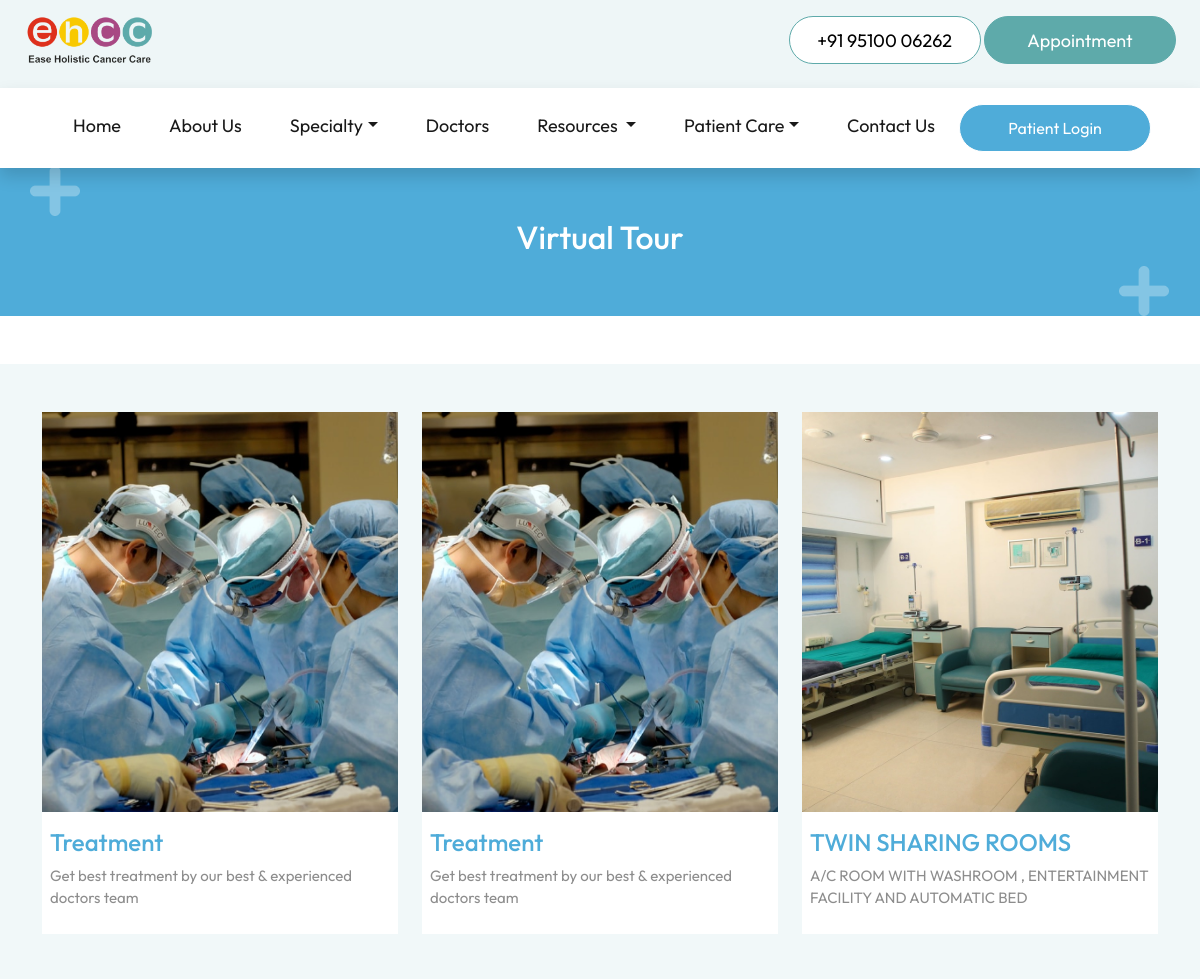
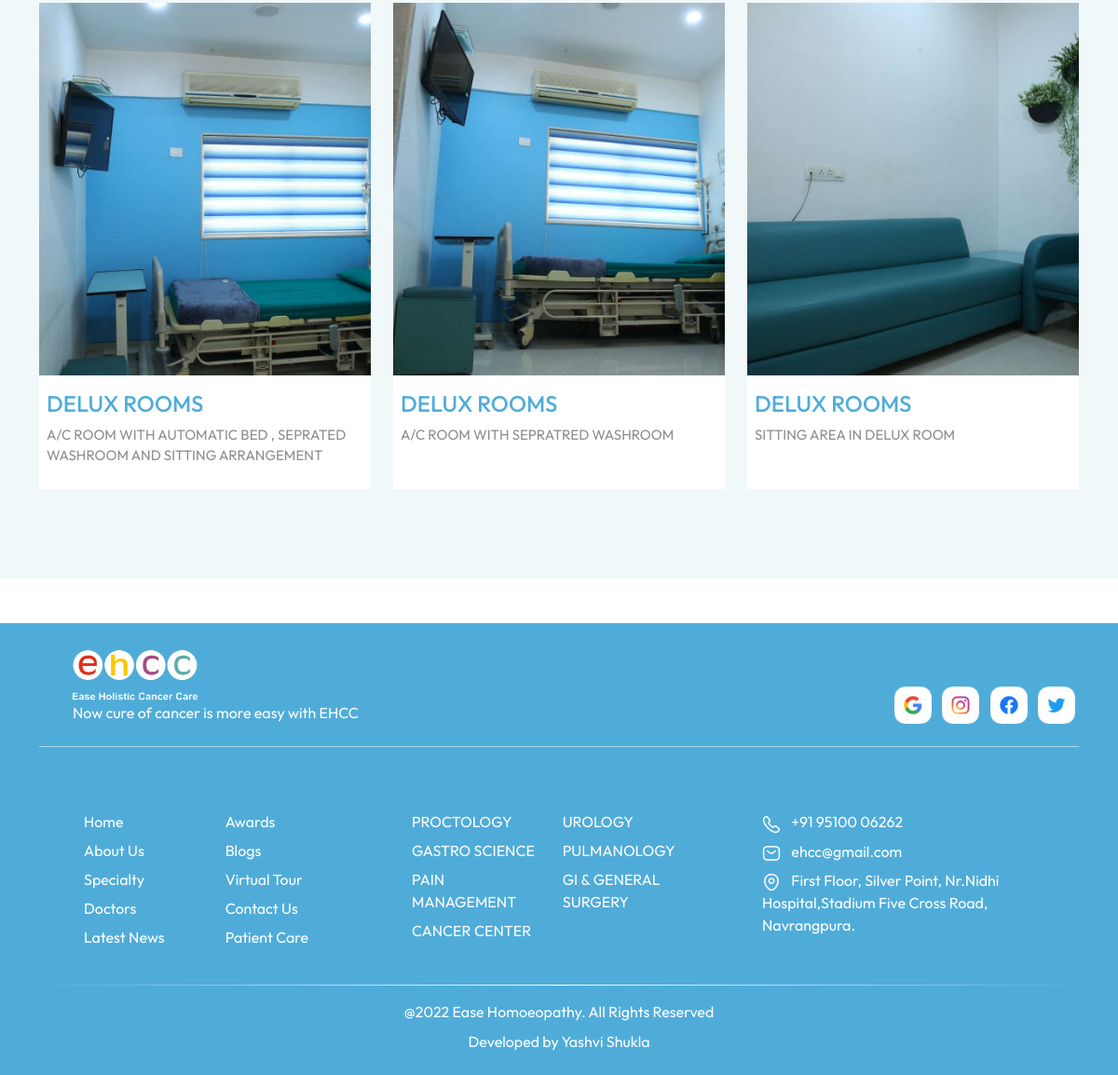
Page /virtualTour/ on the committed database (2 pictures, top to bottom).
### tables this page shows
CREATE TABLE "virtual_tour" (
	"image"	TEXT,
	"title"	TEXT,
	"description"	TEXT
, "id"	INTEGER);

CREATE TABLE "social_links" (
	"social_name"	TEXT,
	"social_link"	TEXT
);

CREATE TABLE "specialty" (
	"id"	INTEGER,
	"name"	TEXT,
	"description"	TEXT
, "illustration"	TEXT);

### flask_app.py (the view)
@app.route('/virtualTour/')
def virtualTour():
    database_connection = sqlite3.connect(database_location)
    database_cursor = database_connection.cursor()
    data = database_cursor.execute("SELECT * FROM virtual_tour")
    data = data.fetchall()
    return render_template('virtualTour.html', data=data,social_links=social_links, navbar_specialties=navbar_specialties, navbar_diseases=navbar_diseases)

### templates/virtualTour.html (shortened to what this page needs)
<!DOCTYPE html>
<html lang="en">
<head>
  <link href="https://cdn.jsdelivr.net/npm/bootstrap@5.2.0/dist/css/bootstrap.min.css" rel="stylesheet"
>
  <link rel="stylesheet" href="../static/stylesheets/common.css">
  <link rel="stylesheet" href="../static/stylesheets/virtualTour.css">
</head>
<body>
  {% include 'navbar.html' %}
  <header>
    <div class="container h-100 mt-3">
      <div class="row h-100 align-items-center">
        <h2 class="text-center text-white">
          Virtual Tour
        </h2>
      </div>
    </div>
  </header>
  <section class="my-5">
    <div class="vt_container">
      <div class="container py-5">
        <div class="row">
          {% for vt in data %}
          <div class="col-xl-4 col-lg-6 mb-5" onclick="openCarousel({{vt[3]}})" style="cursor: pointer;">
            <div class="bg-white pb-2 h-100">
              <img src="{{vt[0]}}" class="vt_img" alt="">
              <h4 class="px-2 mt-3">
                {{vt[1]}}
              </h4>
              <p class="mt-2 px-2">
                {{vt[2]}}
              </p>
            </div>
          </div>
          {% endfor %}
        </div>
      </div>
    </div>
  </section>
  {% include 'footer.html' %}
</body>
</html>

### templates/footer.html (shortened to what this page needs)
<div class="footer">
    <div class="container">
        <div class="row align-items-end">
            <div class="col-md-8 px-md-5 mt-4 mb-3">
                <img src="../../static/images/logo/footer_logo.png" alt="Hospital logo" height="60" />
                <p class="text-white mb-0">
                    Now cure of cancer is more easy with EHCC
                </p>
            </div>
            <div class="col-md-4 pt-4 mb-3 text-md-end">
                {% for social in social_links %}
                <a href="{{social[1]}}">
                    <img src="../../static/images/logo/{{social[0]}}_icon.png" alt="{{social[0]}} logo"
                        class="img-fluid mx-1" style="height: 40px; width: auto;" />
                </a>
                {% endfor %}
            </div>
        </div>
        <div class="footer_line mt-2"></div>
        <div class="row text-white pt-4 ps-md-5 footer_links align-items-start">
            <div class="col-md-4 col-sm-6 mb-4">
                <h4 class="mb-3">Useful links</h4>
                <div class="row">
                    <div class="col-xl-5 col-sm-12 col-6">
                        <a href="/">
                            <p>Home</p>
                        </a>
                        <a href="/about/">
                            <p>About Us</p>
                        </a>
                        <a href="/specialty/">
                            <p>Specialty</p>
                        </a>
                        <a href="/doctors/">
                            <p>Doctors</p>
                        </a>
                        <a href="/news/">
                            <p>Latest News</p>
                        </a>
                    </div>
                    <div class="col-xl-5 col-sm-12 col-6">
                        <a href="/awards/">
                            <p>Awards</p>
                        </a>
                        <a href="/blogs/">
                            <p>Blogs</p>
                        </a>
                        <a href="/virtualTour/">
                            <p>Virtual Tour</p>
                        </a>
                        <a href="/contact/">
                            <p>Contact Us</p>
                        </a>
                        <a href="#">
                            <p>Patient Care</p>
                        </a>
                    </div>
                </div>
            </div>
            <div class="col-md-4 col-sm-6 mb-4 g-md-0">
                <h4 class="mb-3">
                    <a href="/specialty/">
                    </a>
                </h4>
                <div class="row">
                    <div class="col-xl-5 col-sm-12 col-6">
                        {% for i in range (0,navbar_specialties|length) %}
                        <a href="/diseases/{{navbar_specialties[i][0]}}/">
                            <p>
                                {{ navbar_specialties[i][1] }}
                            </p>
                        </a>
                        {% endfor %}
                    </div>
                    {% if navbar_specialties|length > 4 %}
                    <div class="col-xl-5 col-sm-12 col-6">
                        {% for i in range (4,navbar_specialties|length) %}
                        <a href="/diseases/{{navbar_specialties[i][0]}}/">
                            <p>
                                {{ navbar_specialties[i][1] }}
                            </p>
                        </a>
                        {% endfor %}
                    </div>
                    {% endif %}
                </div>
            </div>
            <div class="col-md-4 col-sm-12">
                <h4 class="mb-3">Contact details</h4>
                <p>
                    <a href="tel:919510006262">
                        <img src="../../static/images/logo/footercall_icon.png" alt="call logo" />
                        <span class="ps-2">+91 95100 06262</span>
                    </a>
                </p>
                <p>
                    <a href="mailto:ehcc@gmail.com">
                        <img src="../../static/images/logo/mail_icon.png" alt="mail icon" />
                        <span class="ps-2">ehcc@gmail.com</span>
                    </a>
                </p>
                <p>
                    <a href="https://goo.gl/maps/SUXSNEnxhgQroknp9" target="_blank">
                        <img src="../../static/images/logo/location_icon.png" alt="location icon" />
                        <span class="ps-2">
                            First Floor, Silver Point, Nr.Nidhi Hospital,Stadium Five Cross Road, Navrangpura.
                        </span>
                    </a>
                </p>
            </div>
        </div>
        <div class="row my-2">
            <div class="footer_line_2"></div>
        </div>
        <div class="row text-white">
            <div class="py-2 text-center">
                @2022 Ease Homoeopathy. All Rights Reserved
            </div>
            <div class="text-center">
                Developed by <a href="" class="footer_credit">Yashvi Shukla</a></br></br>
            </div>
        </div>
    </div>
</div>

### static/stylesheets/common.css (style rules this page uses)
html, body { overflow-x: hidden; }
body { margin-top: 150px; }
* { margin: 0; padding: 0; box-sizing: border-box; font-family: "Outfit", sans-serif; }
:root { --nav-color: #EEF6F7; --primary-color: #5eaaaa; --heading-color: #4facd9; --section-background-color: #cae6f4; --contact-background-color: #284f4f; }
a { color: unset; text-decoration: none; cursor: pointer; }
.footer { background-color: var(--heading-color); }
.footer_line { height: 1px; background-color: rgba(255, 255, 255, 0.521); }
.footer_line_2 { height: 1px; background: linear-gradient(to right, rgba(40, 79, 79, 0) 0%, white 50%, rgba(40, 79, 79, 0) 100%); }
.footer_credit { text-decoration: none; color: white; }
.footer_links p { margin-bottom: 7px !important; cursor: pointer; }

### static/stylesheets/virtualTour.css (style rules this page uses)
header { background: url(../images/elements/header_title.png) no-repeat; height: 150px; width: 100%; background-size: cover; background-position: center; }
.vt_container { background-color: #F1F8F9; }
.vt_img { height: 400px; object-fit: cover !important; width: 100%; object-position: center; }
h4 { color: #4FACD9; }
.vt_container p { font-size: 15px; color: #8D8D8D; }

### rows in the picture
virtual_tour: image (picture), title "Treatment", description "Get best treatment by our best & experienced doctors team"
virtual_tour: image (picture), title "Treatment", description "Get best treatment by our best & experienced doctors team"
virtual_tour: image (picture), title "TWIN SHARING ROOMS", description "A/C ROOM WITH WASHROOM , ENTERTAINMENT FACILITY AND AUTOMATIC BED"
virtual_tour: image (picture), title "DELUX ROOMS", description "A/C ROOM WITH AUTOMATIC BED , SEPRATED WASHROOM AND SITTING ARRANGEMENT"
virtual_tour: image (picture), title "DELUX ROOMS", description "A/C ROOM WITH SEPRATRED WASHROOM"
virtual_tour: image (picture), title "DELUX ROOMS", description "SITTING AREA IN DELUX ROOM"
social_links: social_name (picture)
social_links: social_name (picture)
social_links: social_name (picture)
social_links: social_name (picture)
specialty: name "PROCTOLOGY"
specialty: name "GASTRO SCIENCE"
specialty: name "PAIN MANAGEMENT"
specialty: name "CANCER CENTER"
specialty: name "UROLOGY"
specialty: name "PULMANOLOGY"
specialty: name "GI & GENERAL SURGERY"
